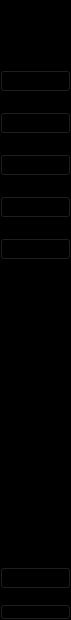
      <widget class="QWidget" name="icon_only_widget" native="true">
       <property name="minimumSize">
        <size>
         <width>71</width>
         <height>0</height>
        </size>
       </property>
       <property name="maximumSize">
        <size>
         <width>71</width>
         <height>16777215</height>
        </size>
       </property>
       <property name="styleSheet">
        <string notr="true">QWidget{
	background-color: rgb(0, 0, 0);
}
QPushButton:checked{
	background-color:white;
	border-radius:3px;
}</string>
       </property>
       <layout class="QVBoxLayout" name="verticalLayout_8">
        <property name="spacing">
         <number>20</number>
        </property>
        <property name="leftMargin">
         <number>0</number>
        </property>
        <property name="topMargin">
         <number>30</number>
        </property>
        <property name="rightMargin">
         <number>0</number>
        </property>
        <property name="bottomMargin">
         <number>0</number>
        </property>
        <item>
         <layout class="QHBoxLayout" name="horizontalLayout_2">
          <item>
           <spacer name="horizontalSpacer_2">
            <property name="orientation">
             <enum>Qt::Horizontal</enum>
            </property>
            <property name="sizeHint" stdset="0">
             <size>
              <width>13</width>
              <height>20</height>
             </size>
            </property>
           </spacer>
          </item>
          <item>
           <widget class="QLabel" name="label_3">
            <property name="maximumSize">
             <size>
              <width>40</width>
              <height>40</height>
             </size>
            </property>
            <property name="text">
             <string/>
            </property>
            <property name="pixmap">
             <pixmap resource="resource.qrc">:/image/logo_school.jpg</pixmap>
            </property>
            <property name="scaledContents">
             <bool>true</bool>
            </property>
           </widget>
          </item>
          <item>
           <spacer name="horizontalSpacer">
            <property name="orientation">
             <enum>Qt::Horizontal</enum>
            </property>
            <property name="sizeHint" stdset="0">
             <size>
              <width>13</width>
              <height>20</height>
             </size>
            </property>
           </spacer>
          </item>
         </layout>
        </item>
        <item>
         <layout class="QVBoxLayout" name="verticalLayout_6">
          <property name="spacing">
           <number>20</number>
          </property>
          <item>
           <widget class="QPushButton" name="Student_1">
            <property name="styleSheet">
             <string notr="true"/>
            </property>
            <property name="text">
             <string/>
            </property>
            <property name="icon">
             <iconset resource="resource.qrc">
              <normaloff>:/image/book-open-reader (1).png</normaloff>
              <normalon>:/image/book-open-reader.png</normalon>:/image/book-open-reader (1).png</iconset>
            </property>
            <property name="iconSize">
             <size>
              <width>25</width>
              <height>25</height>
             </size>
            </property>
            <property name="checkable">
             <bool>true</bool>
            </property>
            <property name="autoExclusive">
             <bool>true</bool>
            </property>
           </widget>
          </item>
          <item>
           <widget class="QPushButton" name="Account_1">
            <property name="styleSheet">
             <string notr="true"/>
            </property>
            <property name="text">
             <string/>
            </property>
            <property name="icon">
             <iconset resource="resource.qrc">
              <normaloff>:/image/workshop.png</normaloff>
              <normalon>:/image/workshop (2).png</normalon>:/image/workshop.png</iconset>
            </property>
            <property name="iconSize">
             <size>
              <width>25</width>
              <height>25</height>
             </size>
            </property>
            <property name="checkable">
             <bool>true</bool>
            </property>
            <property name="autoExclusive">
             <bool>true</bool>
            </property>
           </widget>
          </item>
          <item>
           <widget class="QPushButton" name="FaceReg_1">
            <property name="styleSheet">
             <string notr="true"/>
            </property>
            <property name="text">
             <string/>
            </property>
            <property name="icon">
             <iconset resource="resource.qrc">
              <normaloff>:/image/face-viewfinder.png</normaloff>
              <normalon>:/image/face-viewfinder (1).png</normalon>:/image/face-viewfinder.png</iconset>
            </property>
            <property name="iconSize">
             <size>
              <width>25</width>
              <height>25</height>
             </size>
            </property>
            <property name="checkable">
             <bool>true</bool>
            </property>
            <property name="autoExclusive">
             <bool>true</bool>
            </property>
           </widget>
          </item>
          <item>
           <widget class="QPushButton" name="EnExHistory_1">
            <property name="styleSheet">
             <string notr="true"/>
            </property>
            <property name="text">
             <string/>
            </property>
            <property name="icon">
             <iconset resource="resource.qrc">
              <normaloff>:/image/calendar-clock-w.png</normaloff>
              <normalon>:/image/calendar-clock.png</normalon>:/image/calendar-clock-w.png</iconset>
            </property>
            <property name="iconSize">
             <size>
              <width>25</width>
              <height>25</height>
             </size>
            </property>
            <property name="checkable">
             <bool>true</bool>
            </property>
            <property name="autoExclusive">
             <bool>true</bool>
            </property>
           </widget>
          </item>
          <item>
           <widget class="QPushButton" name="Statistics_1">
            <property name="styleSheet">
             <string notr="true"/>
            </property>
            <property name="text">
             <string/>
            </property>
            <property name="icon">
             <iconset resource="resource.qrc">
              <normaloff>:/image/chart-histogram (1).png</normaloff>
              <normalon>:/image/chart-histogram.png</normalon>:/image/chart-histogram (1).png</iconset>
            </property>
            <property name="iconSize">
             <size>
              <width>25</width>
              <height>25</height>
             </size>
            </property>
            <property name="checkable">
             <bool>true</bool>
            </property>
            <property name="autoExclusive">
             <bool>true</bool>
            </property>
           </widget>
          </item>
         </layout>
        </item>
        <item>
         <spacer name="verticalSpacer_2">
          <property name="orientation">
           <enum>Qt::Vertical</enum>
          </property>
          <property name="sizeHint" stdset="0">
           <size>
            <width>20</width>
            <height>287</height>
           </size>
          </property>
         </spacer>
        </item>
        <item>
         <layout class="QVBoxLayout" name="verticalLayout_5">
          <property name="spacing">
           <number>15</number>
          </property>
          <item>
           <widget class="QPushButton" name="Settings_1">
            <property name="styleSheet">
             <string notr="true"/>
            </property>
            <property name="text">
             <string/>
            </property>
            <property name="icon">
             <iconset resource="resource.qrc">
              <normaloff>:/image/settings (1).png</normaloff>
              <normalon>:/image/settings.png</normalon>:/image/settings (1).png</iconset>
            </property>
            <property name="iconSize">
             <size>
              <width>25</width>
              <height>25</height>
             </size>
            </property>
            <property name="checkable">
             <bool>true</bool>
            </property>
            <property name="autoExclusive">
             <bool>true</bool>
            </property>
           </widget>
          </item>
          <item>
           <widget class="QPushButton" name="SignOut_1">
            <property name="styleSheet">
             <string notr="true">QPushButton{
	padding-left:2px;
}
</string>
            </property>
            <property name="text">
             <string/>
            </property>
            <property name="icon">
             <iconset resource="resource.qrc">
              <normaloff>:/image/sign-out-alt (1).png</normaloff>
              <normalon>:/image/sign-out-alt.png</normalon>:/image/sign-out-alt (1).png</iconset>
            </property>
            <property name="iconSize">
             <size>
              <width>25</width>
              <height>25</height>
             </size>
            </property>
            <property name="checkable">
             <bool>true</bool>
            </property>
            <property name="autoExclusive">
             <bool>true</bool>
            </property>
           </widget>
          </item>
         </layout>
        </item>
       </layout>
      </widget>
